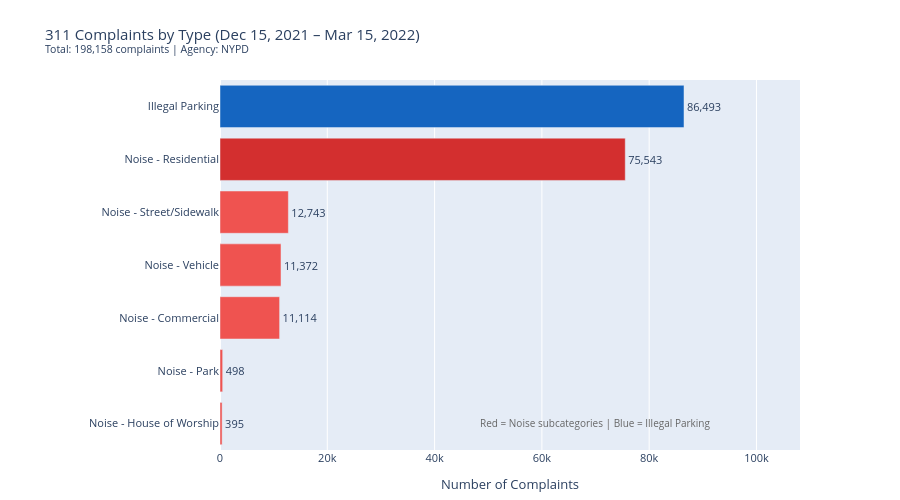

Source (notebook cell):
### Markdown cell above
---
## Step 3.4: Chart — Complaints by Type (Q2b)

### Code cell
counts = df['complaint_type'].value_counts().sort_values(ascending=True)

colors = []
for ct in counts.index:
    if ct == 'Illegal Parking':
        colors.append('#1565c0')
    elif 'Residential' in ct:
        colors.append('#d32f2f')
    else:
        colors.append('#ef5350')

fig = go.Figure()
fig.add_trace(go.Bar(
    y=counts.index,
    x=counts.values,
    orientation='h',
    marker_color=colors,
    text=[f'{v:,}' for v in counts.values],
    textposition='outside',
    textfont_size=11,
    cliponaxis=False,
))

x_max = counts.values.max()
fig.update_layout(
    title=f'311 Complaints by Type (Dec 15, 2021 – Mar 15, 2022)<br><sup>Total: {len(df):,} complaints | Agency: NYPD</sup>',
    xaxis_title='Number of Complaints',
    yaxis_title='',
    xaxis_range=[0, x_max * 1.25],
    height=500,
    margin=dict(l=220, r=100, t=80, b=50),
    font=dict(size=11),
    annotations=[
        dict(x=0.85, y=0.05, xref='paper', yref='paper',
             text='Red = Noise subcategories | Blue = Illegal Parking',
             showarrow=False, font=dict(size=10, color='#666'))
    ]
)
fig.show()

### Figure 1 — Plotly figure (JSON) as saved in the notebook; plotly's stock layout.template omitted (floating-point values rounded to 4 significant figures)
{"data": [{"cliponaxis": false, "marker": {"color": ["#ef5350", "#ef5350", "#ef5350", "#ef5350", "#ef5350", "#d32f2f", "#1565c0"]}, "orientation": "h", "text": ["395", "498", "11,114", "11,372", "12,743", "75,543", "86,493"], "textfont": {"size": 11}, "textposition": "outside", "type": "bar", "x": [395, 498, 11114, 11372, 12743, 75543, 86493], "y": ["Noise - House of Worship", "Noise - Park", "Noise - Commercial", "Noise - Vehicle", "Noise - Street/Sidewalk", "Noise - Residential", "Illegal Parking"]}], "layout": {"annotations": [{"font": {"color": "#666", "size": 10}, "showarrow": false, "text": "Red = Noise subcategories | Blue = Illegal Parking", "x": 0.85, "xref": "paper", "y": 0.05, "yref": "paper"}], "font": {"size": 11}, "height": 500, "margin": {"b": 50, "l": 220, "r": 100, "t": 80}, "title": {"text": "311 Complaints by Type (Dec 15, 2021 – Mar 15, 2022)<br><sup>Total: 198,158 complaints | Agency: NYPD</sup>"}, "xaxis": {"range": [0, 108100.0], "title": {"text": "Number of Complaints"}}, "yaxis": {"title": {"text": ""}}}}
